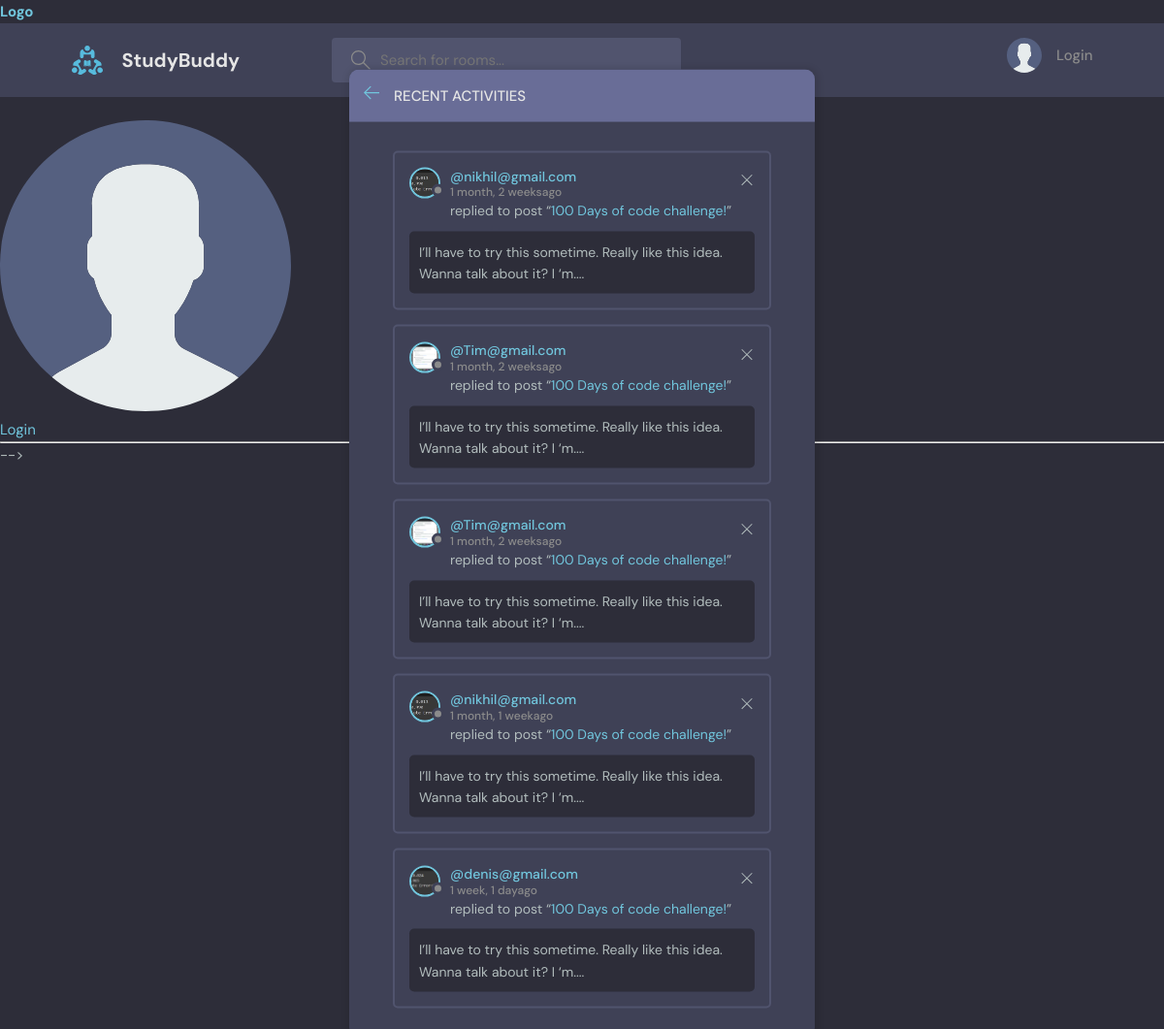
The page /activity/ on the database its author committed.
### base/models.py (models this page shows, shortened)
class Message(models.Model):
    user=models.ForeignKey(User,on_delete=models.CASCADE)
    room=models.ForeignKey(Room,on_delete=models.CASCADE)
    body=models.TextField()
    updated=models.DateTimeField(auto_now=True)
    created=models.DateTimeField(auto_now_add=True)

class User(AbstractUser):
    name =models.CharField(max_length=200,null=True)
    email=models.EmailField(unique=True,null=True)
    bio=models.TextField(null=True)
    avatar=models.ImageField(null=True,default='avatar.svg')
    USERNAME_FIELD='email'
    REQUIRED_FIELDS=[]

### base/views.py (the view)
# urls.py: path('activity/', views.activityPage,name="activity"),
def activityPage(request):
    room_messages=Message.objects.all()
    context={'room_messages':room_messages}
    return render(request,'base/activity.html',context)

### base/template/base/activity.html (shortened to what this page needs)
{%extends 'main.html'%}
{%block content%}
    <main class="layout">
      <div class="container">
        <div class="layout__box">
          <div class="layout__boxHeader">
            <div class="layout__boxTitle">
              <a href="/">
                <svg version="1.1" xmlns="http://www.w3.org/2000/svg" width="32" height="32" viewBox="0 0 32 32">
                  <title>arrow-left</title>
                  <path
                    d="M13.723 2.286l-13.723 13.714 13.719 13.714 1.616-1.611-10.96-10.96h27.625v-2.286h-27.625l10.965-10.965-1.616-1.607z"
                  ></path>
                </svg>
              </a>
              <h3>Recent Activities</h3>
            </div>
          </div>
          <div class="activities-page layout__body">
            {%for message in room_messages%}
            <div class="activities__box">
              <div class="activities__boxHeader roomListRoom__header">
                <a href="/user-profile/{{message.user.id}}" class="roomListRoom__author">
                  <div class="avatar avatar--small">
                    <img src="{{message.user.avatar.url}}" />
                  </div>
                  <p>
                    @{{message.user}}
                    <span>{{message.created|timesince}}ago</span>
                  </p>
                </a>
                <div class="roomListRoom__actions">
                  <a href="#">
                    <svg version="1.1" xmlns="http://www.w3.org/2000/svg" width="32" height="32" viewBox="0 0 32 32">
                      <title>remove</title>
                      <path
                        d="M27.314 6.019l-1.333-1.333-9.98 9.981-9.981-9.981-1.333 1.333 9.981 9.981-9.981 9.98 1.333 1.333 9.981-9.98 9.98 9.98 1.333-1.333-9.98-9.98 9.98-9.981z"
                      ></path>
                    </svg>
                  </a>
                </div>
              </div>
              <div class="activities__boxContent">
                <p>replied to post “<a href="room.html">100 Days of code challenge!</a>”</p>
                <div class="activities__boxRoomContent">
                  I’ll have to try this sometime. Really like this idea. Wanna talk about it? I ‘m....
                </div>
              </div>
            </div>
            {%endfor%}
          </div>
        </div>
      </div>
    </main>
    {%endblock%}

### base/static/styles/style.css (style rules this page uses)
:root { --color-main: #71c6dd; --color-main-light: #e1f6fb; --color-dark: #3f4156; --color-dark-medium: #51546e; --color-dark-light: #696d97; --color-light: #e5e5e5; --color-gray: #8b8b8b; --color-light-gray: #b2bdbd; --color-bg: #2d2d39; --color-success: #5dd693; --color-error: #fc4b0b; }
* { font-family: "DM Sans", -apple-system, BlinkMacSystemFont, "Segoe UI", Roboto, Oxygen, Ubuntu, Cantarell, "Open Sans", "Helvetica Neue", sans-serif; margin: 0; padding: 0; box-sizing: border-box; text-rendering: optimizeLegibility; font-size: inherit; }
html { font-size: 56.25%; }
@media only screen and (min-width: 1200px) { html { font-size: 62.5%; } }
body { line-height: 1.6; font-weight: 400; font-size: 1.5rem; color: var(--color-light-gray); background-color: var(--color-bg); min-height: 100vh; }
img { width: 100%; }
a { display: inline-block; color: var(--color-main); text-decoration: none; }
.container { max-width: 120rem; width: 90%; margin: auto; }
.avatar { position: relative; display: inline-block; border-radius: 50%; border: 2px solid var(--color-main); }
.avatar img { display: block; border-radius: 50%; object-fit: cover; object-position: center; }
.avatar::after { content: ""; display: block; position: absolute; background-color: var(--color-gray); z-index: 111; border-radius: 50%; border: 0.3rem solid var(--color-dark); }
.avatar.avatar--small img { width: 2.8rem; height: 2.8rem; }
.avatar.avatar--small:after { width: 0.7rem; height: 0.7rem; bottom: 0px; right: -6px; }
.layout { margin-top: 2.4rem; }
.layout > .container { display: flex; justify-content: space-between; align-items: flex-start; }
.layout__box { width: 90%; max-width: 48rem; min-height: 40rem; position: absolute; top: 50%; left: 50%; transform: translate(-50%, -46%); background-color: var(--color-dark); border-radius: 1rem; box-shadow: 1px 1px 6px 3px rgba(0, 0, 0, 0.1); overflow: hidden; }
.layout__boxHeader { display: flex; padding: 1.5rem; background-color: var(--color-dark-light); }
.layout__boxTitle { display: flex; gap: 1.5rem; align-items: center; }
.layout__boxTitle h3 { text-transform: uppercase; font-weight: 500; color: var(--color-light); }
.layout__boxTitle svg { width: 1.6rem; height: 1.6rem; fill: var(--color-main); }
.layout__body { margin: 3rem; }
.roomListRoom__header { display: flex; justify-content: space-between; align-items: center; }
.roomListRoom__author { font-weight: 500; display: flex; align-items: center; gap: 1rem; }
.roomListRoom__actions { display: flex; align-items: flex-start; gap: 1rem; position: relative; }
.roomListRoom__actions svg { fill: var(--color-main); width: 1.6rem; height: 1.6rem; }
.activities__box { margin: 1.5rem; padding: 1.5rem; border: 2px solid var(--color-dark-medium); border-radius: 5px; }
.activities__boxHeader p { font-size: 1.4rem; line-height: 1.3; }
.activities__boxHeader p span { color: var(--color-gray); font-size: 1.2rem; display: block; }
.activities__boxContent { margin-left: 4.2rem; }
.activities__boxContent { font-size: 1.4rem; }
.activities__boxRoomContent { background: var(--color-bg); padding: 1rem; border-radius: 5px; margin-top: 1rem; margin-left: -4.2rem; }
.roomListRoom__actions svg { fill: var(--color-light-gray); }

### rows shown on the page
Message: user.avatar (picture), user "nikhil@gmail.com", created "1 month, 2 weeks"
Message: user.avatar (picture), user "Tim@gmail.com", created "1 month, 2 weeks"
Message: user.avatar (picture), user "Tim@gmail.com", created "1 month, 2 weeks"
Message: user.avatar (picture), user "nikhil@gmail.com", created "1 month, 1 week"
Message: user.avatar (picture), user "denis@gmail.com", created "1 week, 1 day"
